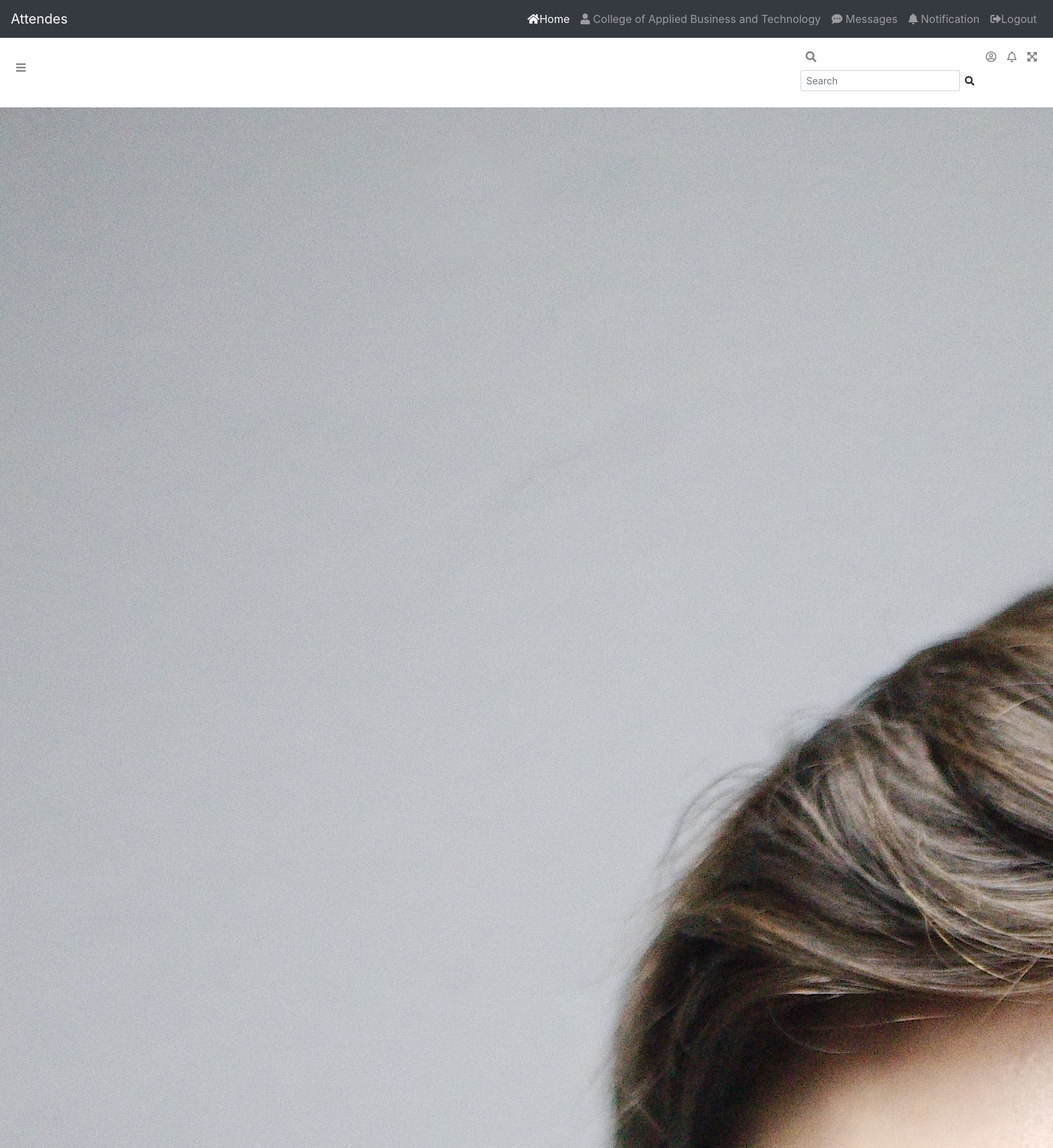
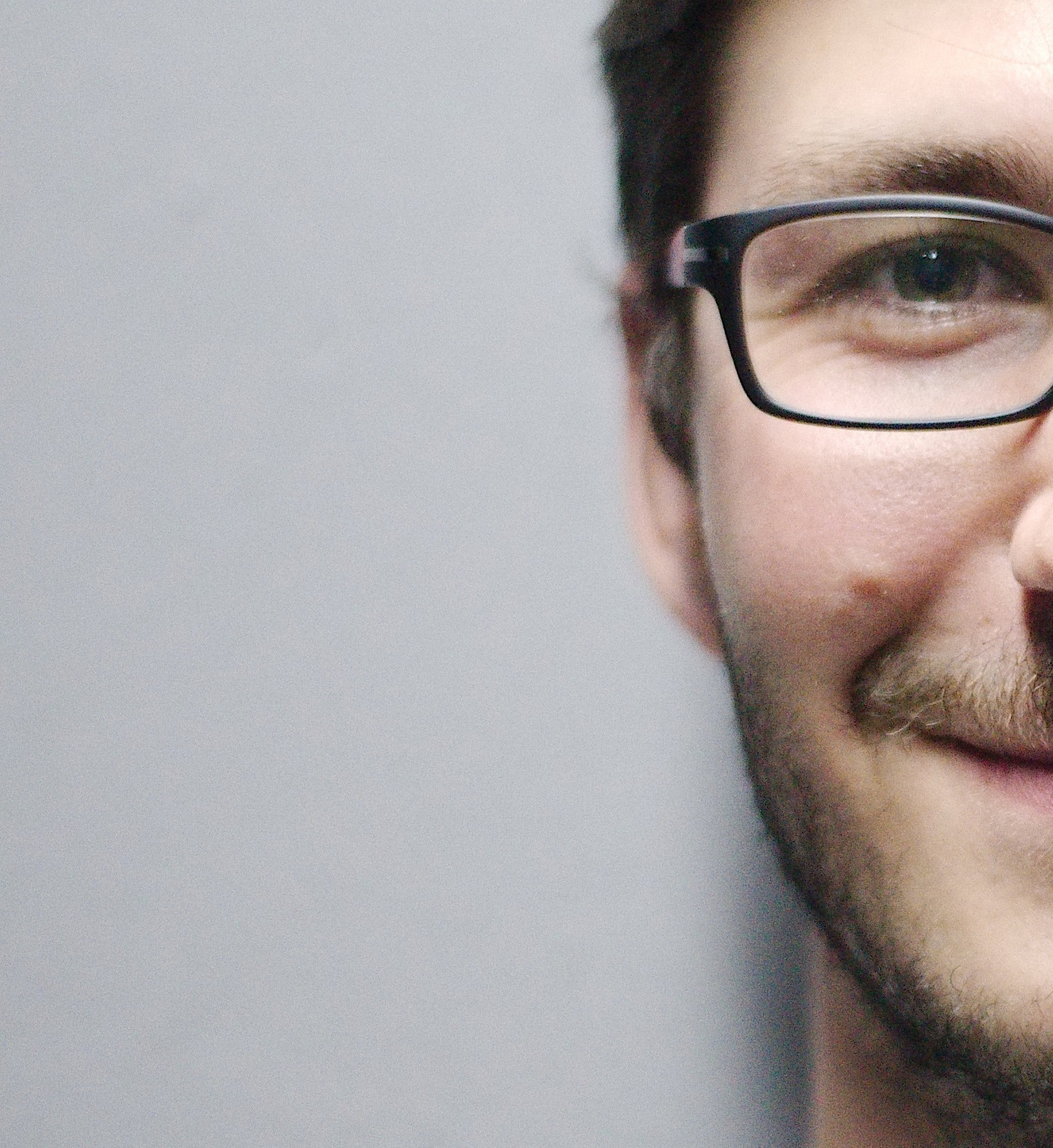
/ (signed in, upper part), run on the app's committed database (2 pictures, top to bottom).
### Account/models.py (models this page shows, shortened)
class User(AbstractBaseUser):
    class Roles(models.TextChoices):
        ADMIN= 'ADMIN', 'Admin'
        STUDENT = 'STUDENT','Student'
        TEACHER = 'TEACHER','Teacher'
    role =  models.CharField(max_length=100, choices=Roles.choices, default=Roles.ADMIN)
    email = models.EmailField(verbose_name='email', max_length=60, unique=True)
    username = models.CharField(max_length=100,unique=True)
    institute = models.ForeignKey("Institute",on_delete=models.CASCADE,blank=True, null=True)
    profile_pics = models.ImageField(upload_to="User/Profile/images", blank=True,null=True)
    is_admin = models.BooleanField(default = False)
    is_active = models.BooleanField(default = True)
    is_superuser = models.BooleanField(default = False)
    is_staff = models.BooleanField(default = False)
    USERNAME_FIELD = ('email')
    REQUIRED_FIELDS = ['username']
    objects = MyAccountManager()

### Posts/views.py (the view)
# urls.py: path("", views.ViewPosts, name='home'),
def ViewPosts(request):
    all_posts = BlogPost.objects.all()
    cforms = CommentsForm()
    context= {
        'all_posts' : all_posts,
        'all_users' : User.objects.all()
    }
    return render( request, "Account/homepage.html", context)

### Templates/Account/homepage.html (shortened to what this page needs)
{% include "Account/base.html" %}
{% load static%}
<head>
  <link rel="stylesheet" href="{% static 'plugins/fontawesome-free/css/all.min.css' %}">
  <link rel="stylesheet" href="{% static 'dist/css/main.css' %}">
</head>
<body class="hold-transition sidebar-mini">
<div class="wrapper">
  <nav class="main-header navbar navbar-expand navbar-white navbar-light">
    <ul class="navbar-nav">
      <li class="nav-item">
        <a class="nav-link" data-widget="pushmenu" href="#" role="button"><i class="fas fa-bars"></i></a>
      </li>
    </ul>
    <ul class="navbar-nav ml-auto">
      <li class="nav-item">
        <a class="nav-link" data-widget="navbar-search" href="#" role="button"> <i class="fas fa-search"></i></a>
        <div class="navbar-search-block">
          <form class="form-inline">
            <div class="input-group input-group-sm">
              <input class="form-control form-control-navbar" type="search" placeholder="Search" aria-label="Search">
              <div class="input-group-append">
                <button class="btn btn-navbar" type="submit">
                  <i class="fas fa-search"></i>
                </button>
              </div>
            </div>
          </form>
        </div>
      </li>
      <li class="nav-item dropdown">
        <a class="nav-link" data-toggle="dropdown" href="#">
          <i class="far fa-user-circle"></i>
        </a>      </li>
      <li class="nav-item dropdown">
        <a class="nav-link" data-toggle="dropdown" href="#">
          <i class="far fa-bell"></i>
        </a>
      </li>
      <li class="nav-item">
        <a class="nav-link" data-widget="fullscreen" href="#" role="button">
          <i class="fas fa-expand-arrows-alt"></i>
        </a>
      </li>
    </ul>
  </nav>
  <aside class="main-sidebar sidebar-dark-primary elevation-4">
    <div class="sidebar">
      <div class="user-panel mt-3 pb-3 mb-3 d-flex">
        <div class="user-block">
            <img class="img-circle img-bordered-sm" src="/media/{{ request.user.profile_pics }}" alt="user image">
        </div>
      </div>
    </div>
  </aside>
</div>
</body>
</html>

### Templates/Account/base.html (shortened to what this page needs)
<!DOCTYPE html>
<html lang="en">
<head>
</head>
<body>
      <nav class="navbar navbar-default navbar-fixed-top navbar-expand-lg navbar-dark bg-dark ">
        <a class="navbar-brand" href="#">Attendes</a>
        <div class="collapse navbar-collapse" id="navbarNav">
          <ul class="navbar-nav ml-auto">
            {% if user.is_authenticated %}
              <li class="nav-item active">
                <a class="nav-link" href="{% url 'home' %}"><i class="fas fa-home"></i>Home</a>
              </li>
              <li class="nav-item">
                <a class="nav-link" href="{% url 'profile' %}"> <i class="nav-icon fas fa-user"></i> {{ user.username }}</a>
              </li>
              <li class="nav-item">
                <a class="nav-link" href="{% url 'chat' %}"> <i class="fas fa-comment-dots"></i> Messages</a>
              </li>
              <li class="nav-item">
                <a class="nav-link" href="#"> <i class="fas fa-bell"></i> Notification</a>
              </li>
              <li class="nav-item">
                <a class="nav-link" href="{% url 'logout' %}"><i class="fas fa-sign-out-alt"></i>Logout</a>
              </li>
            {% endif %}
          </ul>
        </div>
      </nav>
<link rel="stylesheet" href="https://cdn.jsdelivr.net/npm/bootstrap@4.3.1/dist/css/bootstrap.min.css">
</body>
</html>

### data on the page
User: username "College of Applied Business and Technology", user.profile_pics (picture)
